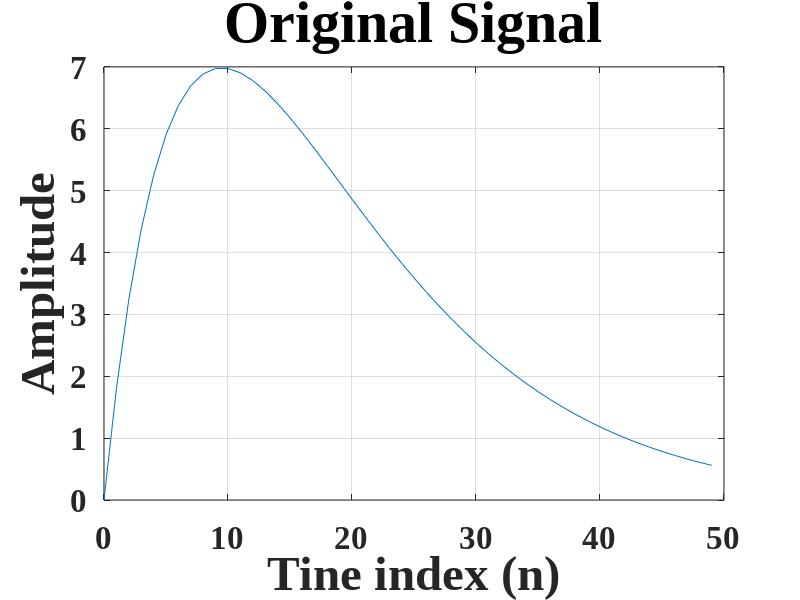
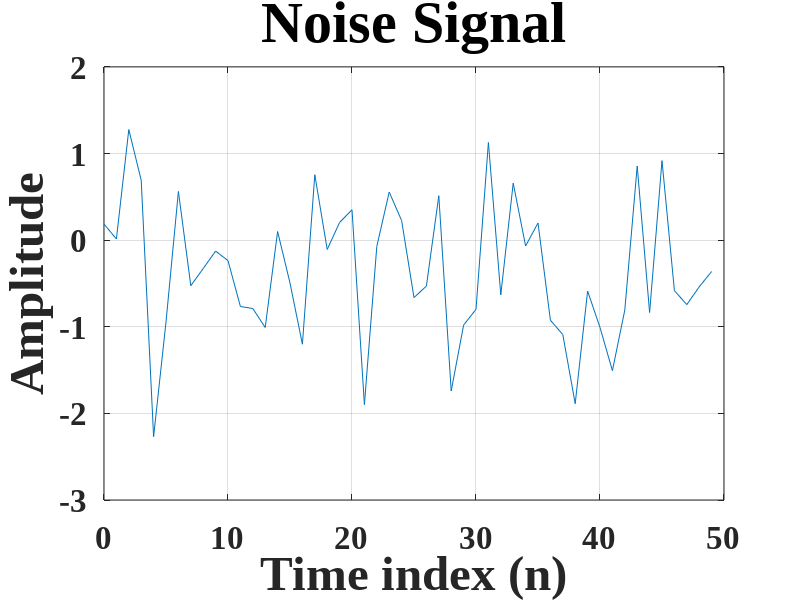
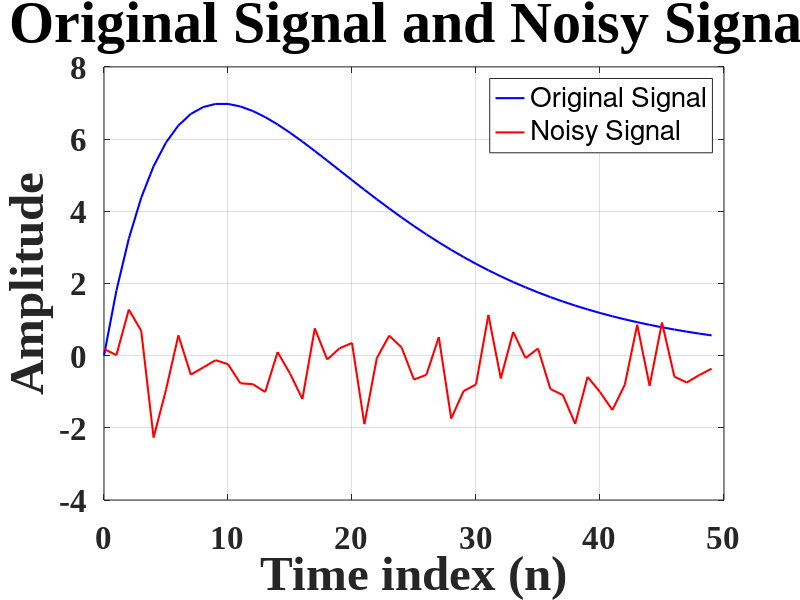
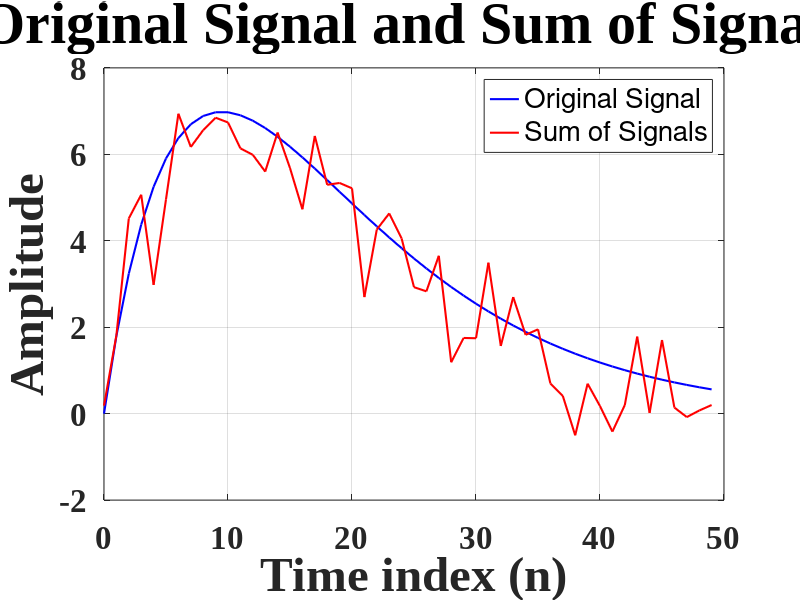

Recreate these plots in MATLAB, in order.
% <<< POINT 2 >>>
% 2.1 Generate an unaffected signal
figure(1);
R = 50;
m = 0:1:R-1;
s = 2*m.*(0.9.^m) ;

% stem(m,s);
plot(m,s);

set(gca, 'FontName', 'Times New Roman', 'FontWeight', 'bold', 'FontSize', 24);
set(gca, 'XGrid', 'on');
set(gca, 'YGrid', 'on');
title('Original Signal', 'FontSize', 42);
xlabel('Tine index (n)', 'FontSize', 35);
ylabel('Amplitude', 'FontSize', 35);

% 2.2 Add noise
figure(2);
R = 50;
m = 0:1:R-1;
d = randn(1, length(m)) - 0.5;

% stem(m, s_with_noise);
plot(m, d);

set(gca, 'FontName', 'Times New Roman', 'FontWeight', 'bold', 'FontSize', 24);
set(gca, 'XGrid', 'on');
set(gca, 'YGrid', 'on');
title('Noise Signal', 'FontSize', 42);
xlabel('Time index (n)', 'FontSize', 35);
ylabel('Amplitude', 'FontSize', 35);

% 2.3 Combine both graphs
figure(3);
plot(m, s, 'b', 'LineWidth', 1.5);
hold on;
plot(m, d, 'r', 'LineWidth', 1.5);
hold off;

set(gca, 'FontName', 'Times New Roman', 'FontWeight', 'bold', 'FontSize', 24);
set(gca, 'XGrid', 'on');
set(gca, 'YGrid', 'on');
title('Original Signal and Noisy Signal', 'FontSize', 42);
xlabel('Time index (n)', 'FontSize', 35);
ylabel('Amplitude', 'FontSize', 35);
legend('Original Signal', 'Noisy Signal', 'FontSize', 20);

% 2.4 Sum of the two signals
figure(4);
x = s + d;

plot(m, s, 'b', 'LineWidth', 1.5);
hold on;
plot(m, x, 'r', 'LineWidth', 1.5);
hold off;

set(gca, 'FontName', 'Times New Roman', 'FontWeight', 'bold', 'FontSize', 24);
set(gca, 'XGrid', 'on');
set(gca, 'YGrid', 'on');
title('Original Signal and Sum of Signals', 'FontSize', 42);
xlabel('Time index (n)', 'FontSize', 35);
ylabel('Amplitude', 'FontSize', 35);
legend('Original Signal', 'Sum of Signals', 'FontSize', 20);

% 2.5 Design a Moving Average Filter (MAF) and filter the noisy signal
M = 3;
b = ones(M, 1) / M;
y = filter(b, 1, x);

figure(5);
plot(m, s, 'b', 'LineWidth', 1.5);
hold on;
plot(m, x, 'r', 'LineWidth', 1.5);
plot(m, y, 'g', 'LineWidth', 1.5);
hold off;

set(gca, 'FontName', 'Times New Roman', 'FontWeight', 'bold', 'FontSize', 24);
set(gca, 'XGrid', 'on');
set(gca, 'YGrid', 'on');
title('Original, Noisy, and Filtered Signals, M=3', 'FontSize', 42);
xlabel('Time index (n)', 'FontSize', 35);
ylabel('Amplitude', 'FontSize', 35);
legend('Original Signal', 'Noisy Signal', 'Filtered Signal', 'FontSize', 20);

% 2.6 MAF for M=5 and M=10
figure(6);
M2 = 5;
b2 = ones(M2, 1) / M2;
y2 = filter(b2, 1, x);

M3 = 10;
b3 = ones(M3, 1) / M3;
y3 = filter(b3, 1, x);

subplot(2, 1, 1);  % 2 rows, 1 column, first subplot
plot(m, s, 'b', 'LineWidth', 1.5);
hold on;
plot(m, x, 'r', 'LineWidth', 1.5);
plot(m, y2, 'g', 'LineWidth', 1.5);
hold off;
set(gca, 'FontName', 'Times New Roman', 'FontWeight', 'bold', 'FontSize', 24);
set(gca, 'XGrid', 'on');
set(gca, 'YGrid', 'on');
title('Original, Noisy, and Filtered Signals, M = 5', 'FontSize', 42);
xlabel('Time index (n)', 'FontSize', 35);
ylabel('Amplitude', 'FontSize', 35);
legend('Original Signal', 'Noisy Signal', 'Filtered Signal', 'FontSize', 20);

subplot(2, 1, 2);  % 2 rows, 1 column, second subplot
plot(m, s, 'b', 'LineWidth', 1.5);
hold on;
plot(m, x, 'r', 'LineWidth', 1.5);
plot(m, y3, 'g', 'LineWidth', 1.5);
hold off;

set(gca, 'FontName', 'Times New Roman', 'FontWeight', 'bold', 'FontSize', 24);
set(gca, 'XGrid', 'on');
set(gca, 'YGrid', 'on');
title('Original, Noisy, and Filtered Signals, M = 10', 'FontSize', 42);
xlabel('Time index (n)', 'FontSize', 35);
ylabel('Amplitude', 'FontSize', 35);
legend('Original Signal', 'Noisy Signal', 'Filtered Signal', 'FontSize', 20);

% 2.7 Sawtooth signal

figure(7);
R1 = 1;
M4 = 20;
m1 = 0:0.001:R1;
s1 = 2 * sawtooth(3*pi*m1 + pi/6);

% generate noise
d1 = randn(1, length(m1)) - 0.5;
x1 = s1 + d1;  % noisy signal

% MAF
b4 = ones(M4, 1) / M4;
y1 = filter(b4, 1, x1);  % filtered signal

plot(m1, s1, 'b', 'LineWidth', 1.5);
hold on;
plot(m1, x1, 'r:', 'LineWidth', 1.5);
plot(m1, y1, 'k', 'LineWidth', 1.5);
hold off;

set(gca, 'FontName', 'Times New Roman', 'FontWeight', 'bold', 'FontSize', 24);
set(gca, 'XGrid', 'on');
set(gca, 'YGrid', 'on');
title('Original, Noisy, and Filtered Signals,M = 20', 'FontSize', 42);
xlabel('Time index (m)', 'FontSize', 35);
ylabel('Amplitude', 'FontSize', 35);
legend('Original Signal', 'Noisy Signal', 'Filtered Signal', 'FontSize', 20);

% 2.8 Repeat step 2.7 for different filter lengths M=50 and M=100
figure(8);
R1 = 1;
M5 = 50;
m1 = 0:0.001:R1;
s1 = 2 * sawtooth(3*pi*m1 + pi/6);

% generate noise
d1 = randn(1, length(m1)) - 0.5;
x1 = s1 + d1;  % noisy signal

% MAF
b4 = ones(M4, 1) / M4;
y1 = filter(b4, 1, x1);  % filtered signal

plot(m1, s1, 'b', 'LineWidth', 1.5);
hold on;
plot(m1, x1, 'r:', 'LineWidth', 1.5);
plot(m1, y1, 'k', 'LineWidth', 1.5);
hold off;

set(gca, 'FontName', 'Times New Roman', 'FontWeight', 'bold', 'FontSize', 24);
set(gca, 'XGrid', 'on');
set(gca, 'YGrid', 'on');
title('Original, Noisy, and Filtered Signals,M = 50', 'FontSize', 42);
xlabel('Time index (m)', 'FontSize', 35);
ylabel('Amplitude', 'FontSize', 35);
legend('Original Signal', 'Noisy Signal', 'Filtered Signal', 'FontSize', 20);



figure(9);
R1 = 1;
M5 = 100;
m1 = 0:0.001:R1;
s1 = 2 * sawtooth(3*pi*m1 + pi/6);

% generate noise
d1 = randn(1, length(m1)) - 0.5;
x1 = s1 + d1;  % noisy signal

% MAF
b4 = ones(M4, 1) / M4;
y1 = filter(b4, 1, x1);  % filtered signal

plot(m1, s1, 'b', 'LineWidth', 1.5);
hold on;
plot(m1, x1, 'r:', 'LineWidth', 1.5);
plot(m1, y1, 'k', 'LineWidth', 1.5);
hold off;

set(gca, 'FontName', 'Times New Roman', 'FontWeight', 'bold', 'FontSize', 24);
set(gca, 'XGrid', 'on');
set(gca, 'YGrid', 'on');
title('Original, Noisy, and Filtered Signals,M = 100', 'FontSize', 42);
xlabel('Time index (m)', 'FontSize', 35);
ylabel('Amplitude', 'FontSize', 35);
legend('Original Signal', 'Noisy Signal', 'Filtered Signal', 'FontSize', 20);
